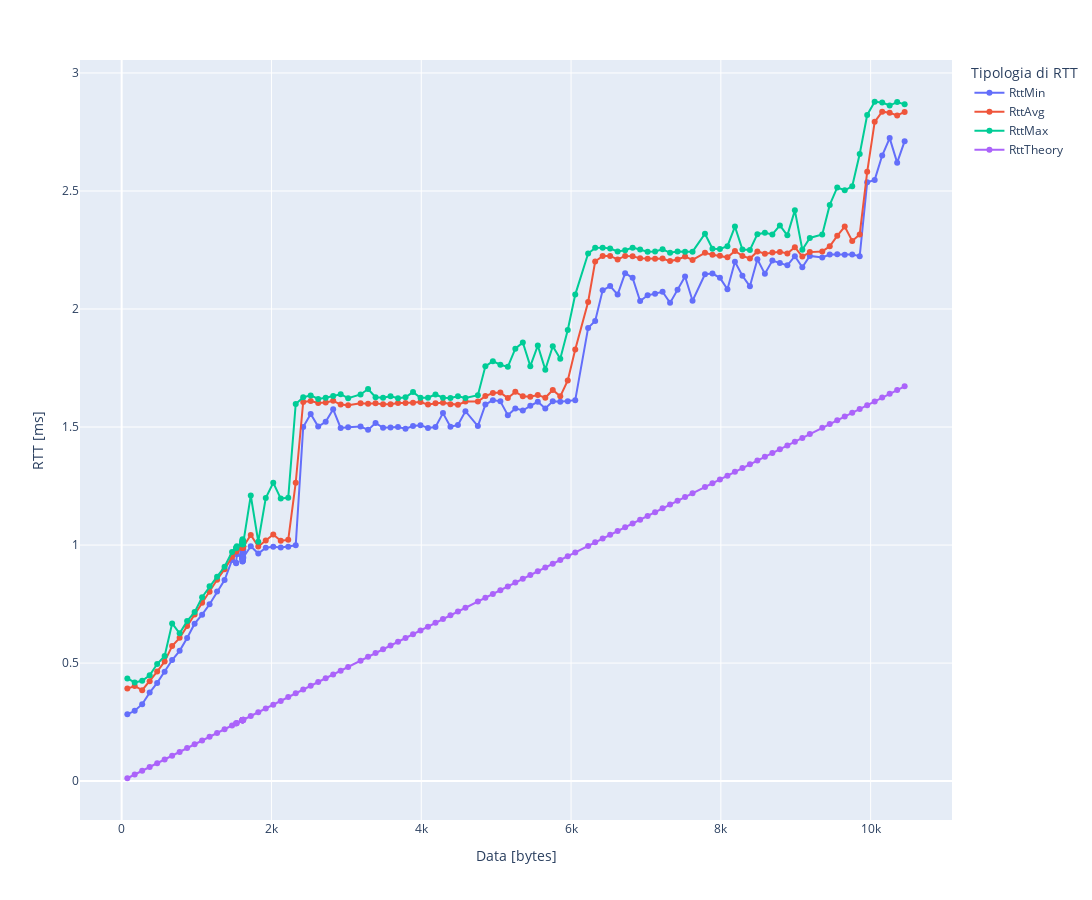

The code cell stored with this chart in its notebook:
### Code cell
fig = px.line(x=lenght, y=[RttMin, RttAvg, RttMax, RttTheory],
                markers=True ,labels=dict(x="Data [bytes]", value="RTT [ms]", variable="Tipologia di RTT"),
                width=1400, height= 900)

newnamesFig = {'wide_variable_0':'RttMin', 'wide_variable_1':'RttAvg', 'wide_variable_2':'RttMax', 'wide_variable_3': 'RttTheory'}
fig.for_each_trace(lambda t: t.update(name = newnamesFig[t.name],
                                      legendgroup = newnamesFig[t.name],
                                      hovertemplate = t.hovertemplate.replace(t.name, newnamesFig[t.name])
                                     )
                  )
fig.show()

### Figure 1 — Plotly figure (JSON) as saved in the notebook; plotly's stock layout.template omitted (floating-point values rounded to 4 significant figures; data arrays with more than 128 entries replaced by an {"elided": "..."} marker saying what was removed)
{"data": [{"hovertemplate": "Tipologia di RTT=RttMin<br>Data [bytes]=%{x}<br>RTT [ms]=%{y}<extra></extra>", "legendgroup": "RttMin", "line": {"color": "#636efa", "dash": "solid"}, "marker": {"symbol": "circle"}, "mode": "lines+markers", "name": "RttMin", "orientation": "v", "showlegend": true, "type": "scatter", "x": {"elided": "131 int values"}, "xaxis": "x", "y": {"elided": "131 float values"}, "yaxis": "y"}, {"hovertemplate": "Tipologia di RTT=RttAvg<br>Data [bytes]=%{x}<br>RTT [ms]=%{y}<extra></extra>", "legendgroup": "RttAvg", "line": {"color": "#EF553B", "dash": "solid"}, "marker": {"symbol": "circle"}, "mode": "lines+markers", "name": "RttAvg", "orientation": "v", "showlegend": true, "type": "scatter", "x": {"elided": "131 int values"}, "xaxis": "x", "y": {"elided": "131 float values"}, "yaxis": "y"}, {"hovertemplate": "Tipologia di RTT=RttMax<br>Data [bytes]=%{x}<br>RTT [ms]=%{y}<extra></extra>", "legendgroup": "RttMax", "line": {"color": "#00cc96", "dash": "solid"}, "marker": {"symbol": "circle"}, "mode": "lines+markers", "name": "RttMax", "orientation": "v", "showlegend": true, "type": "scatter", "x": {"elided": "131 int values"}, "xaxis": "x", "y": {"elided": "131 float values"}, "yaxis": "y"}, {"hovertemplate": "Tipologia di RTT=RttTheory<br>Data [bytes]=%{x}<br>RTT [ms]=%{y}<extra></extra>", "legendgroup": "RttTheory", "line": {"color": "#ab63fa", "dash": "solid"}, "marker": {"symbol": "circle"}, "mode": "lines+markers", "name": "RttTheory", "orientation": "v", "showlegend": true, "type": "scatter", "x": {"elided": "131 int values"}, "xaxis": "x", "y": {"elided": "131 float values"}, "yaxis": "y"}], "layout": {"height": 900, "legend": {"title": {"text": "Tipologia di RTT"}, "tracegroupgap": 0}, "margin": {"t": 60}, "width": 1400, "xaxis": {"anchor": "y", "domain": [0, 1], "title": {"text": "Data [bytes]"}}, "yaxis": {"anchor": "x", "domain": [0, 1], "title": {"text": "RTT [ms]"}}}}
